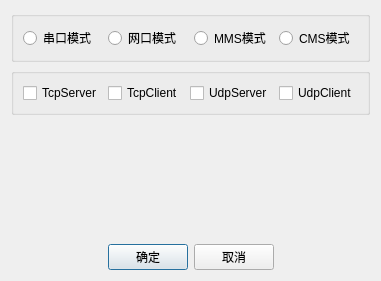
<?xml version="1.0" encoding="UTF-8"?>
<ui version="4.0">
 <class>PpCommConfigDlg</class>
 <widget class="QDialog" name="PpCommConfigDlg">
  <property name="geometry">
   <rect>
    <x>0</x>
    <y>0</y>
    <width>366</width>
    <height>281</height>
   </rect>
  </property>
  <property name="windowTitle">
   <string>通信配置</string>
  </property>
  <layout class="QVBoxLayout" name="verticalLayout_2">
   <item>
    <layout class="QVBoxLayout" name="m_vlConfigMain">
     <item>
      <widget class="QGroupBox" name="m_grpCmmModel">
       <layout class="QGridLayout" name="gridLayout">
        <item row="0" column="1">
         <widget class="QRadioButton" name="m_btnNet">
          <property name="text">
           <string>网口模式</string>
          </property>
         </widget>
        </item>
        <item row="0" column="2">
         <widget class="QRadioButton" name="m_btnMms">
          <property name="text">
           <string>MMS模式</string>
          </property>
         </widget>
        </item>
        <item row="0" column="0">
         <widget class="QRadioButton" name="m_btnSerial">
          <property name="text">
           <string>串口模式</string>
          </property>
         </widget>
        </item>
        <item row="0" column="3">
         <widget class="QRadioButton" name="m_btnCms">
          <property name="text">
           <string>CMS模式</string>
          </property>
         </widget>
        </item>
       </layout>
      </widget>
     </item>
     <item>
      <widget class="QGroupBox" name="m_grpNetConfig">
       <layout class="QGridLayout" name="gridLayout_2">
        <item row="0" column="0">
         <widget class="QCheckBox" name="m_btnTcpServer">
          <property name="text">
           <string>TcpServer</string>
          </property>
         </widget>
        </item>
        <item row="0" column="1">
         <widget class="QCheckBox" name="m_btnTcpClient">
          <property name="text">
           <string>TcpClient</string>
          </property>
         </widget>
        </item>
        <item row="0" column="2">
         <widget class="QCheckBox" name="m_btnUdpServer">
          <property name="text">
           <string>UdpServer</string>
          </property>
         </widget>
        </item>
        <item row="0" column="3">
         <widget class="QCheckBox" name="m_btnUdpClient">
          <property name="text">
           <string>UdpClient</string>
          </property>
         </widget>
        </item>
       </layout>
      </widget>
     </item>
    </layout>
   </item>
   <item>
    <spacer name="verticalSpacer">
     <property name="orientation">
      <enum>Qt::Vertical</enum>
     </property>
     <property name="sizeHint" stdset="0">
      <size>
       <width>20</width>
       <height>40</height>
      </size>
     </property>
    </spacer>
   </item>
   <item>
    <layout class="QHBoxLayout" name="horizontalLayout_3">
     <item>
      <spacer name="horizontalSpacer">
       <property name="orientation">
        <enum>Qt::Horizontal</enum>
       </property>
       <property name="sizeHint" stdset="0">
        <size>
         <width>40</width>
         <height>20</height>
        </size>
       </property>
      </spacer>
     </item>
     <item>
      <widget class="QPushButton" name="m_btnSave">
       <property name="text">
        <string>确定</string>
       </property>
      </widget>
     </item>
     <item>
      <widget class="QPushButton" name="m_btnCancel">
       <property name="text">
        <string>取消</string>
       </property>
      </widget>
     </item>
     <item>
      <spacer name="horizontalSpacer_2">
       <property name="orientation">
        <enum>Qt::Horizontal</enum>
       </property>
       <property name="sizeHint" stdset="0">
        <size>
         <width>40</width>
         <height>20</height>
        </size>
       </property>
      </spacer>
     </item>
    </layout>
   </item>
  </layout>
 </widget>
 <resources/>
 <connections/>
</ui>
